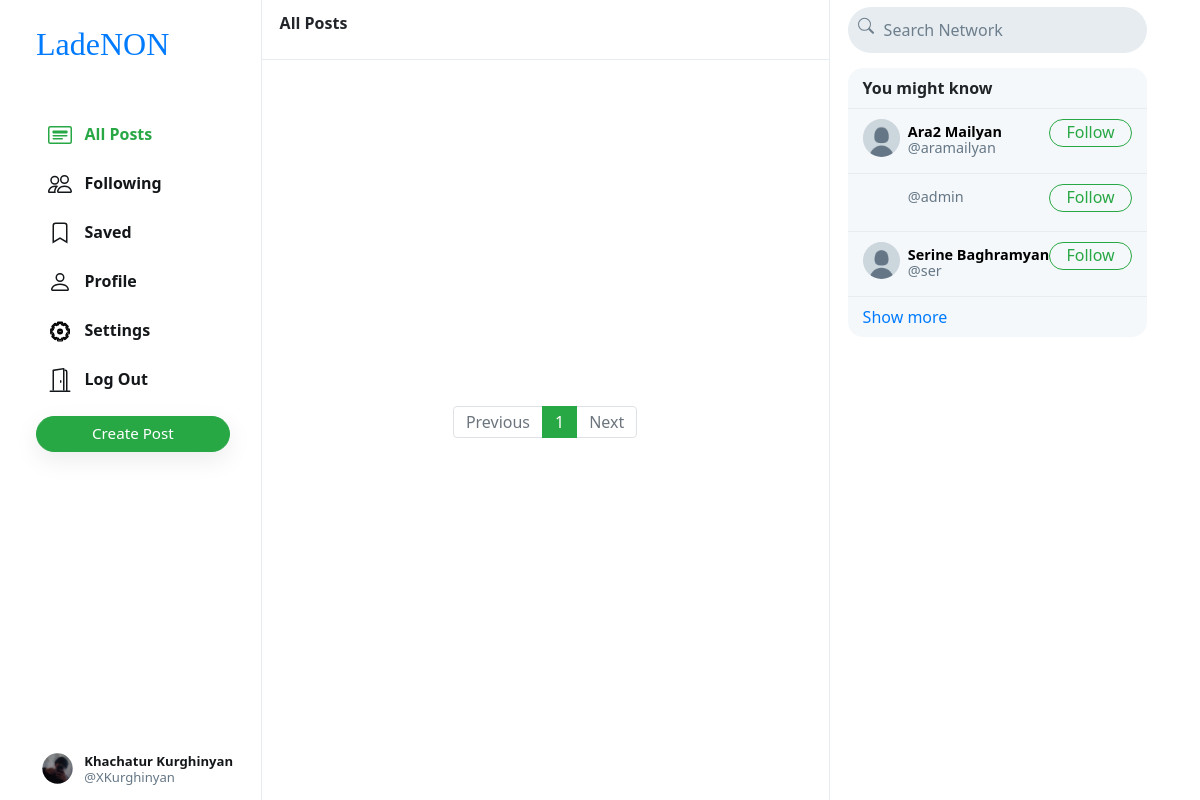
/ (signed in), run on the app's committed database.
### network/models.py (models this page shows, shortened)
class User(AbstractUser):
    profile_pic = models.ImageField(upload_to='profile_pic/')
    bio = models.TextField(max_length=160, blank=True, null=True)
    cover = models.ImageField(upload_to='covers/', blank=True)

### network/views.py (the view)
# urls.py: path("", views.index, name="index"),
def index(request):
    all_posts = Post.objects.all().order_by('-date_created')
    paginator = Paginator(all_posts, 10)
    page_number = request.GET.get('page')
    if page_number == None:
        page_number = 1
    posts = paginator.get_page(page_number)
    followings = []
    suggestions = []
    if request.user.is_authenticated:
        followings = Follower.objects.filter(followers=request.user).values_list('user', flat=True)
        suggestions = User.objects.exclude(pk__in=followings).exclude(username=request.user.username).order_by("?")[:6]
    return render(request, "network/index.html", {
        "posts": posts,
        "suggestions": suggestions,
        "page": "all_posts",
        'profile': False
    })

### network/templates/network/index.html (shortened to what this page needs)
{% extends "network/layout.html" %}
{% load static %}
{% block body %}
    <div class="main-div">
        <div class="left-div">
            <nav class="head heading">
                {% if page == 'all_posts' %}
                    All Posts
                {% elif page == 'following' %}
                    Following
                {% elif page == 'saved' %}
                    Saved
                {% elif page == 'profile' %}
                    Profile
                {% else %}
                    Explore
                {% endif %}
            </nav>
            <div class="left-div-content">
                <div class="posts-view">
                    <div class="main-div-content">
                        <nav aria-label="Page navigation example" class="pagination-bar">
                            <ul class="pagination justify-content-center">
                                {% if posts.has_previous %}
                                    <li class="page-item">
                                        <a class="page-link" href="?page={{ posts.previous_page_number | default:1}}" tabindex="-1" aria-disabled="true">Previous</a>
                                    </li>
                                {% else %}
                                    <li class="page-item disabled">
                                        <a class="page-link" href="" tabindex="-1" aria-disabled="true">Previous</a>
                                    </li>
                                {% endif %}
                                {% for each in posts.paginator.page_range %}
                                    {% if each == posts.number %}
                                        <li class="page-item active"><a class="page-link" href="?page={{each}}">{{each}}</a></li>
                                    {% else %}
                                        <li class="page-item"><a class="page-link" href="?page={{each}}">{{each}}</a></li>
                                    {% endif %}
                                {% endfor %}
                                {% if posts.has_next %}
                                    <li class="page-item">
                                        <a class="page-link" href="?page={{ posts.next_page_number }}">Next</a>
                                    </li>
                                {% else %}
                                    <li class="page-item disabled">
                                        <a class="page-link" href="">Next</a>
                                    </li>
                                {% endif %}
                            </ul>
                          </nav>
                    </div>
                </div>
            </div>
        </div>
    </div>
{% endblock %}

### network/templates/network/layout.html (shortened to what this page needs)
{% load static %}
<!DOCTYPE html>
<html lang="en">
    <head>
        <link rel="stylesheet" href="https://stackpath.bootstrapcdn.com/bootstrap/4.4.1/css/bootstrap.min.css">
        <link href="{% static 'network/styles.css' %}" rel="stylesheet">
        <link href="https://pro.fontawesome.com/releases/v5.10.0/css/all.css" rel="stylesheet">
    </head>
    <body>
        <div class="body" data-page="{{page}}">
            <div class="sidenav">
                <a href="{% url 'index' %}" class="navbar-brand">
                    <p style="font-size:32px; font-family:'Playfair Display', serif;">LadeNON</p>
                </a>
                <div style="height: 100%;">
                    <div>
                        <div>
                            <ul>
                                <li class="nav-item" id="all_posts">
                                <a href="{% url 'index' %}" class="nav-link">
                                    <div>
                                        &nbsp;&nbsp;All Posts
                                    </div>
                                </a>
                                </li>
                                {% if user.is_authenticated %}
                                    <li class="nav-item" id="following">
                                        <a href="{% url 'following' %}" class="nav-link">
                                            <div>
                                                &nbsp;&nbsp;Following
                                            </div>
                                        </a>
                                    </li>
                                    <li class="nav-item" id="saved">
                                        <a href="{% url 'saved' %}" class="nav-link">
                                            <div>
                                                <svg width="1.5em" height="1.5em" viewBox="0 0 16 16" class="bi bi-bookmark" fill="currentColor" xmlns="http://www.w3.org/2000/svg">
                                                    <path fill-rule="evenodd" d="M8 12l5 3V3a2 2 0 0 0-2-2H5a2 2 0 0 0-2 2v12l5-3zm-4 1.234l4-2.4 4 2.4V3a1 1 0 0 0-1-1H5a1 1 0 0 0-1 1v10.234z"/>
                                                  </svg>
                                                &nbsp;&nbsp;Saved
                                            </div>
                                        </a>
                                    </li>
                                    <li class="nav-item" id="profile">
                                        <a href="{% url 'profile' user.username %}" class="nav-link">
                                            <div>
                                                &nbsp;&nbsp;Profile
                                            </div>
                                        </a>
                                    </li>
                                    <li class="nav-item" id="saved">
                                        <a href="{% url 'settings' %}" class="nav-link">
                                            <div>
                                                &nbsp;&nbsp;Settings
                                            </div>
                                        </a>
                                    </li>
                                    <li class="nav-item" id="logout">
                                        <a href="{% url 'logout' %}" class="nav-link">
                                            <div>
                                                &nbsp;&nbsp;Log Out
                                            </div>
                                        </a>
                                    </li>
                                {% endif %}
                            </ul>
                        </div>
                        {% if user.is_authenticated %}
                            <button id="popup-btn" class="btn btn-success new-post-btn" onclick="createpost()">Create Post</button>
                        {% endif %}
                    </div>
                    <div style="position: absolute; bottom: 10px;">
                        {% if user.is_authenticated %}
                            <li class="nav-item sidenav-user">
                                <a href="{% url 'profile' user.username %}" class="nav-link">
                                    <div class="user_account">
                                        <div class="small-profilepic" style="float: left; background-image: url(/media/{{user.profile_pic}})"></div>
                                        <div style="height: 2.7vw; margin: auto;">
                                            <div style="margin-top: 4px;"><strong>{{user.first_name}} {{user.last_name}}</strong></div>
                                            <div class="grey" style="margin-top: 4px;">@{{ user.username }}
                                            </div>
                                        </div>
                                    </div>
                                </a>
                            </li>
                        {% endif %}
                    </div>
                </div>
            </div>
            {% block body %}
            {% endblock %}
            <div class="right-div">
                <nav class="head">
                    <form action="#">
                        <div class="search-div">
                            <div>
                            </div>
                            <input type="text" name="query" id="search-box" placeholder="Search Network">
                        </div>
                    </form>
                </nav>
                <div class='right-div-content'>
                    <div class="space" style="background-color: white;"></div>
                    {% if user.is_authenticated %}
                        <div class="suggestion-box">
                            <div class="suggestion-header">
                                You might know
                            </div>
                            {% for suggestion in suggestions %}
                                <div class="suggestion-user">
                                    <div>
                                        <a href="{% url 'profile' suggestion.username %}">
                                            <div class="small-profilepic" style="background-image: url(/media/{{suggestion.profile_pic}})"></div>
                                        </a>
                                    </div>
                                    <div class="user-details">
                                        <a href="{% url 'profile' suggestion.username %}">
                                            <div id="user-name">
                                                <strong>
                                                    {{suggestion.first_name}} {{suggestion.last_name}}
                                                </strong>
                                            </div>
                                            <div class="grey">@{{suggestion.username}}
                                            </div>
                                        </a>
                                    </div>
                                    <div>
                                        <button class="btn btn-outline-success" type="button" onclick="follow_user(this,'{{suggestion.username}}','suggestion')">Follow</button>
                                    </div>
                                </div>
                            {% empty %}
                                    <div style="text-align: center; border-bottom: .5px solid #e6ecf0; padding: 10px 15px;">
                                        <span class="grey" style="font-size: .9em;">No suggestions available.</span>
                                    </div>
                            {% endfor %}
                            <div class="suggestion-footer">
                                <a href="#">Show more</a>
                            </div>
                        </div>
                    {% endif %}
                </div>
            </div>
        </div>
    </body>
</html>

### network/static/network/styles.css (style rules this page uses)
.body { display: flex; min-height: 100%; font-family: system-ui, sans-serif; }
.btn { border-radius: 20px; padding: 0.32rem 1rem 0.375rem 1rem; }
.btn, .btn:focus, .btn:active { box-shadow: none !important; -webkit-box-shadow: none !important; }
.grey { color: #657786; }
svg { vertical-align: text-top; }
.sidenav { height: 100%; width: 21.8%; position: fixed; top: 0; left: 0; padding: 15px; list-style: none; border-right: .5px solid #e6ecf0; z-index: 100; padding-left: 3%; background-color: white; }
.sidenav ul { list-style: none; padding-left: 0px; margin-top: 3vh; }
.sidenav li { margin-top: 7px; }
.sidenav .nav-link { color: #14171a; line-height: .7em; font-weight: 700; padding: 0px; }
.sidenav .nav-link > div { padding: 10px 20px 8px 12px; border-radius: 25px; line-height: 0.9em; width: max-content; }
.new-post-btn { padding-left: 55px !important; padding-right: 55px !important; font-size: .95em; font-weight: 530; box-shadow: rgba(0, 0, 0, 0.08) 0px 8px 24px !important; }
.user_account { display: flex; font-size: .82rem; font-weight: normal; padding-top: 3px !important; padding-bottom: 3px !important; padding-left: 3px !important; }
.user_account .small-profilepic { transform: scale(.82); margin-left: auto; margin-top: auto; }
.active a { color: #28a745 !important; }
.main-div { position: relative; width: 47.25%; min-height: 100vh; left: 21.8%; }
.left-div { position: relative; }
.head { height: 7.5vh; }
.heading { position: fixed; width: 47.255%; top: 0px; padding: 18px; border-bottom: .5px solid #e6ecf0; line-height: .7em; font-weight: 800; background-color: #fff; z-index: 1000; }
.left-div-content { margin-top: 7.5vh; }
.small-profilepic { width: 3.1vw; height: 3.1vw; border-radius: 9999px; overflow: hidden; margin-right: 8px; background-size: cover; background-repeat: no-repeat; background-position: center; box-sizing: content-box; }
.space { height: 8px; background-color: #e6ecf0; }
.pagination-bar { margin-top: 35px; margin-bottom: 35px; }
.pagination-bar .page-link { line-height: .9em; }
.page-item.active .page-link { color: white !important; background-color: #28a745; border-color: #28a745; }
.page-link { color: #28a745; }
.right-div { width: 28%; height: 100vh; position: fixed; right: 2.95%; border-left: .5px solid #e6ecf0; background-color: white; }
.right-div .head { padding: .9vh 1.5vw; }
.right-div .search-div { margin-left: auto; margin-right: auto; display: flex; border-radius: 25px; background-color: #e6ecf0; padding-left: 10px; padding-right: 10px; vertical-align: middle; }
#search-box { height: 5.7vh; border: none; background: none; outline: none; width: 100%; margin-left: 8px; }
#search-box::placeholder { color: #6d7e8c; }
.right-div-content { height: 92.5vh; overflow: auto; padding-left: 1.5vw; padding-right: 1.5vw; }
.suggestion-box, .guest-box { border-radius: 15px; overflow: hidden; background-color: #f5f8fa; }
.suggestion-header { padding: 13px 15px; line-height: .9em; font-weight: 800; border-bottom: .5px solid #e6ecf0; }
.suggestion-user { display: flex; padding: 10px 15px; font-size: .9em; border-bottom: .5px solid #e6ecf0; }
.suggestion-user a { color: black; text-decoration: none; }
.user-details { flex: 1; line-height: 1.1em; padding: 5px 0px 7px 0px; }
.suggestion-user .btn { padding: 0em 1em .09em 1em; }
.suggestion-footer { padding: 13px 15px; line-height: .9em; }
.suggestion-footer a { text-decoration: none; }

### data on the page
User: profile_pic (picture), first_name "Khachatur", last_name "Kurghinyan", username "XKurghinyan"
User: profile_pic (placeholder picture), first_name "Ara2", last_name "Mailyan", username "aramailyan"
User: username "admin"
User: profile_pic (placeholder picture), first_name "Serine", last_name "Baghramyan", username "ser"

### other printed values
{{ each }} "1"
